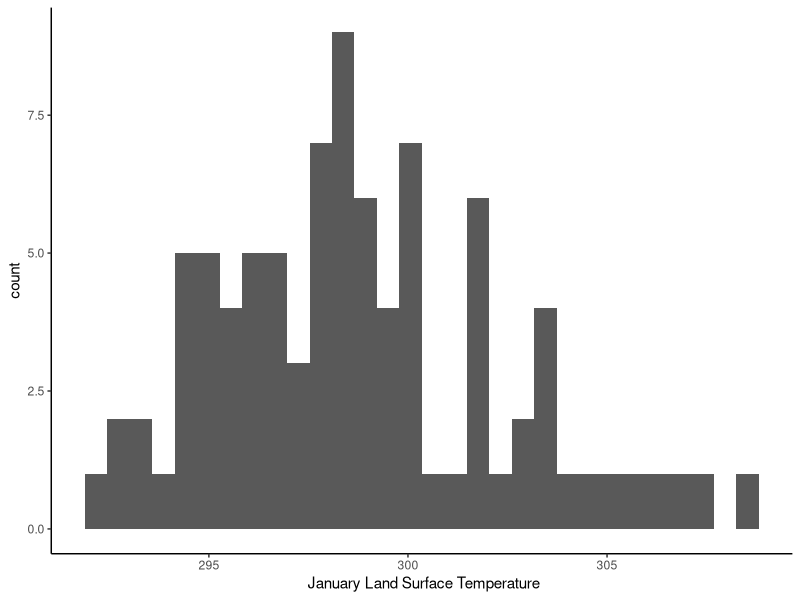
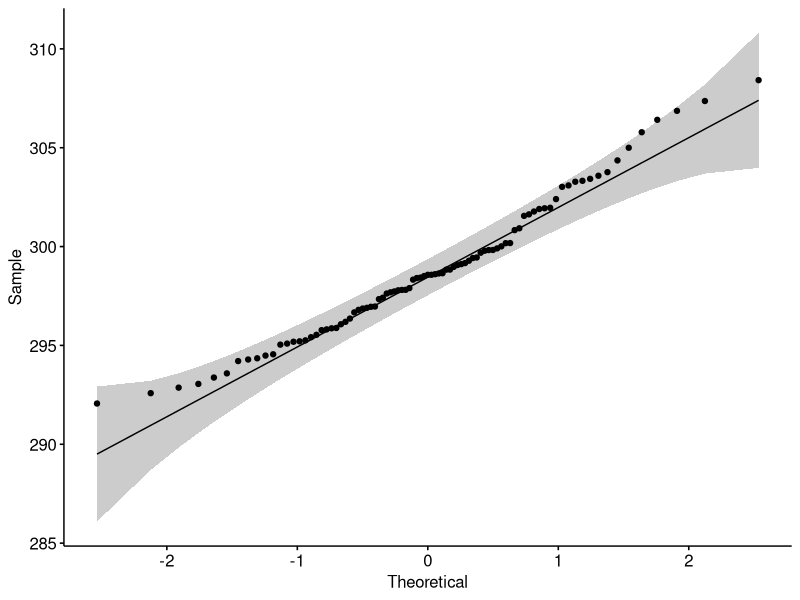
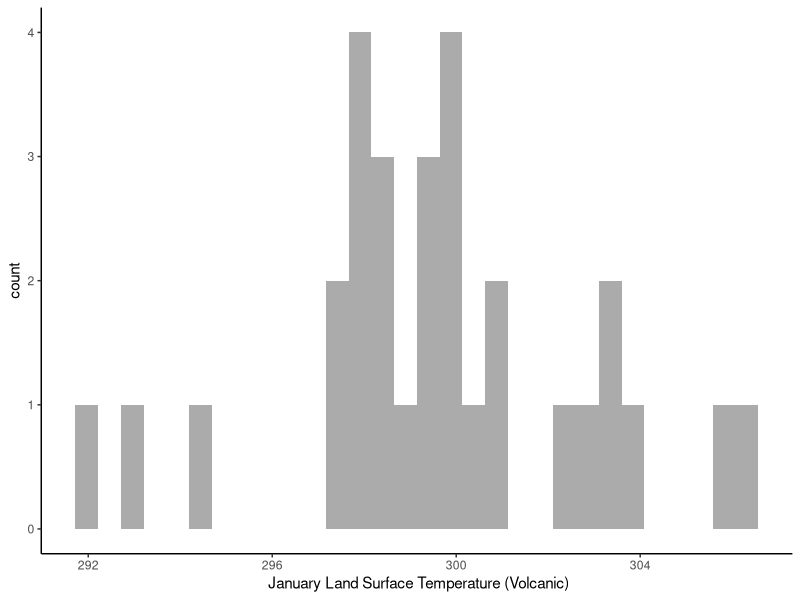
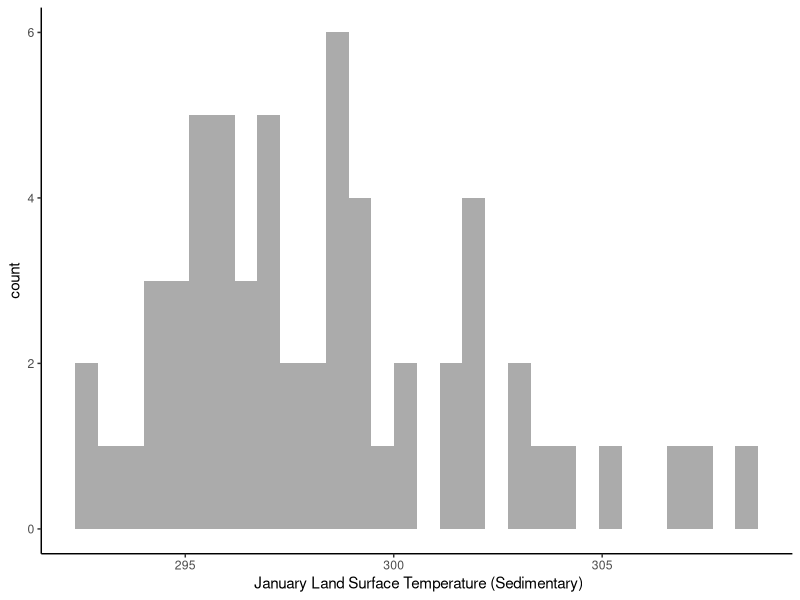
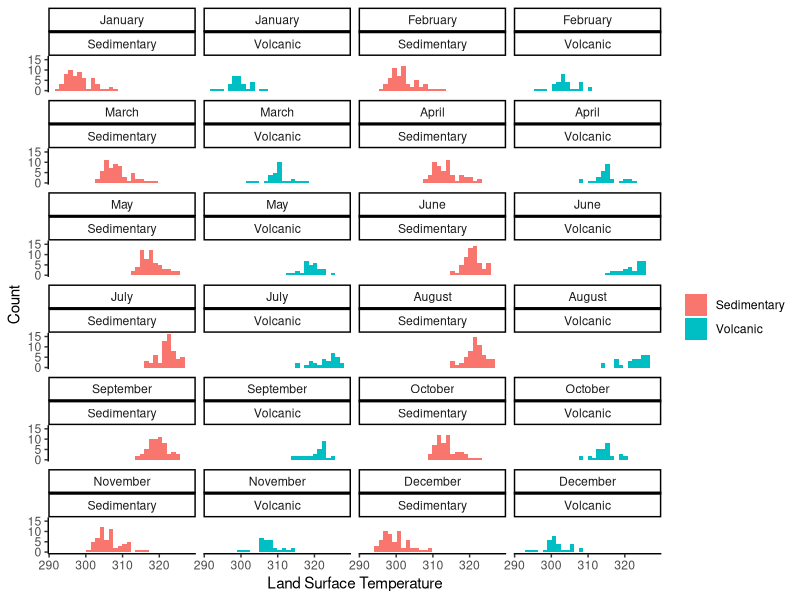
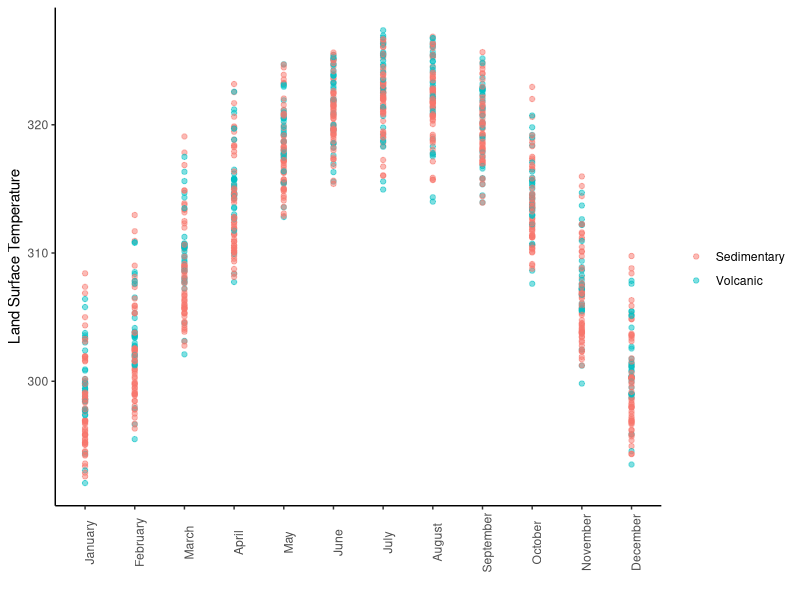
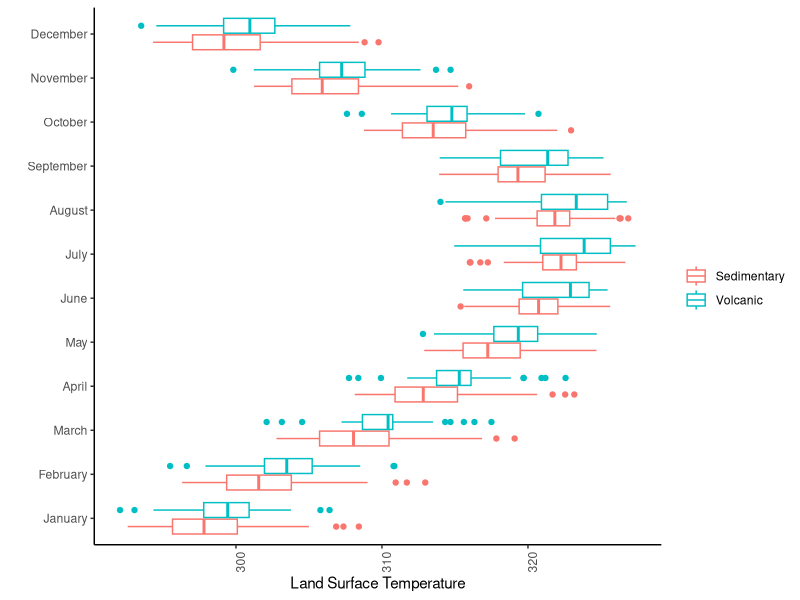

These figures' R source, in order:
## ---- chunk 1

library(tidyverse)
library(nortest)
library(ggpubr)
library(forcats)

## ---- chunk 2
january = read_csv("data/LST_at_contacts_sahara.csv")

str(january)
  
## ---- chunk 3

ggplot(january, aes(LST_01)) + 
  geom_histogram() +
  theme_classic() +
  labs(x = " January Land Surface Temperature")

## ---- chunk 4

ggqqplot(january$LST_01)


## ---- chunk 5
shapiro.test(january$LST_01)

## ---- chunk 6

lillie.test(january$LST_01) 

## ---- chunk 7
january = january %>% 
  mutate(litho = ifelse(glim == 2, "volcanic", "sedimentary"))
           

## ---- chunk 8

january_volc = january %>% 
  filter(litho == "volcanic")

january_volc 

january_sed  = january %>%  
  filter(litho == "sedimentary")

january_sed


## ---- chunk 9

ggplot(january_volc, aes(LST_01)) + 
  geom_histogram(alpha = 0.5) +
  theme_classic() +
  labs(x = " January Land Surface Temperature (Volcanic)")


ggplot(january_sed, aes(LST_01)) + 
  geom_histogram(alpha = 0.5) +
  theme_classic() +
  labs(x = " January Land Surface Temperature (Sedimentary)")

## ---- chunk 10

lillie.test(january_volc$LST_01) 
lillie.test(january_sed$LST_01) 

## ---- chunk 11
wilcox.test(january$LST_01~january$litho)
wilcox.test(january_sed$LST_01, january_volc$LST_01)

## ---- chunk 12
kruskal.test(january$LST_01~january$litho)

## ---- chunk 13

full = read_csv("data/all_months_LST_at_contacts_sahara_20211122.csv")



## ---- chunk 14

full_pivot = pivot_longer(full, 8:19, names_to = "month", values_to = "LST")



## ---- chunk 15

full_tidy = full_pivot %>% 
  mutate(month_names = case_when(month == "LST_01" ~ "January", 
                                 month == "LST_02" ~ "February", 
                                 month == "LST_03" ~ "March", 
                                 month == "LST_04" ~ "April", 
                                 month == "LST_05" ~ "May", 
                                 month == "LST_06" ~ "June", 
                                 month == "LST_07" ~ "July", 
                                 month == "LST_08" ~ "August", 
                                 month == "LST_09" ~ "September", 
                                 month == "LST_10" ~ "October", 
                                 month == "LST_11" ~ "November", 
                                 month == "LST_12" ~ "December", 
                           TRUE ~ month))

full_tidy %>% 
  filter(month_names == "January") #sanity check

full_tidy = full_tidy %>% 
  mutate(litho = ifelse(glim == 2, "Volcanic", "Sedimentary"))

full_tidy = full_tidy %>% 
  mutate(month_names = fct_relevel(month_names, "January", 
                                   "February", 
                                   "March", 
                                   "April", 
                                   "May", 
                                   "June",
                                   "July", 
                                   "August",
                                   "September", 
                                   "October", 
                                   "November",
                                   "December"))

## ---- chunk 16

all_months = full_tidy %>% 
  ggplot(aes(LST, fill = litho)) +
  geom_histogram()+
  facet_wrap(month_names~litho, ncol = 4)+
  theme_classic()+
   labs(x = "Land Surface Temperature", y = "Count", fill = " " )

all_months

## ---- chunk 17

scatter_all_months = 
  ggplot(full_tidy, aes(month_names, LST, color = litho)) +
  geom_point(alpha= 0.5)+ 
  theme_classic()+
  theme(axis.text.x = element_text(angle = 90))+
  labs(x = "", y = "Land Surface Temperature", color = "")

scatter_all_months


## ---- chunk 18

ggplot(full_tidy, aes(month_names, LST, color = litho)) +
  geom_boxplot()+ 
  theme_classic()+
  theme(axis.text.x = element_text(angle = 90))+
  labs(x = "", y = "Land Surface Temperature", color = "")+
  coord_flip()


## ---- chunk 19

january = full_tidy %>% 
  filter(month_names == "January")

feburary = full_tidy %>% 
  filter(month_names == "February")


march = full_tidy %>% 
  filter(month_names == "March")

april = full_tidy %>% 
  filter(month_names == "April")

may = full_tidy %>% 
  filter(month_names == "May")

june = full_tidy %>% 
  filter(month_names == "June")

july = full_tidy %>% 
  filter(month_names == "July")

august = full_tidy %>% 
  filter(month_names == "August")

september = full_tidy %>% 
  filter(month_names == "September")

october = full_tidy %>% 
  filter(month_names == "October")

november = full_tidy %>% 
  filter(month_names == "November")

december = full_tidy %>% 
  filter(month_names == "December")


## ---- chunk 20

wilcox.test(january$LST~january$litho)

wilcox.test(feburary$LST~feburary$litho)

wilcox.test(march$LST~march$litho)

wilcox.test(april$LST~april$litho)

wilcox.test(may$LST~may$litho)

wilcox.test(june$LST~june$litho)

wilcox.test(july$LST~july$litho)

wilcox.test(august$LST~august$litho)

wilcox.test(september$LST~september$litho)

wilcox.test(october$LST~october$litho)

wilcox.test(november$LST~november$litho)

wilcox.test(december$LST~december$litho)

## ---- chunk 21
